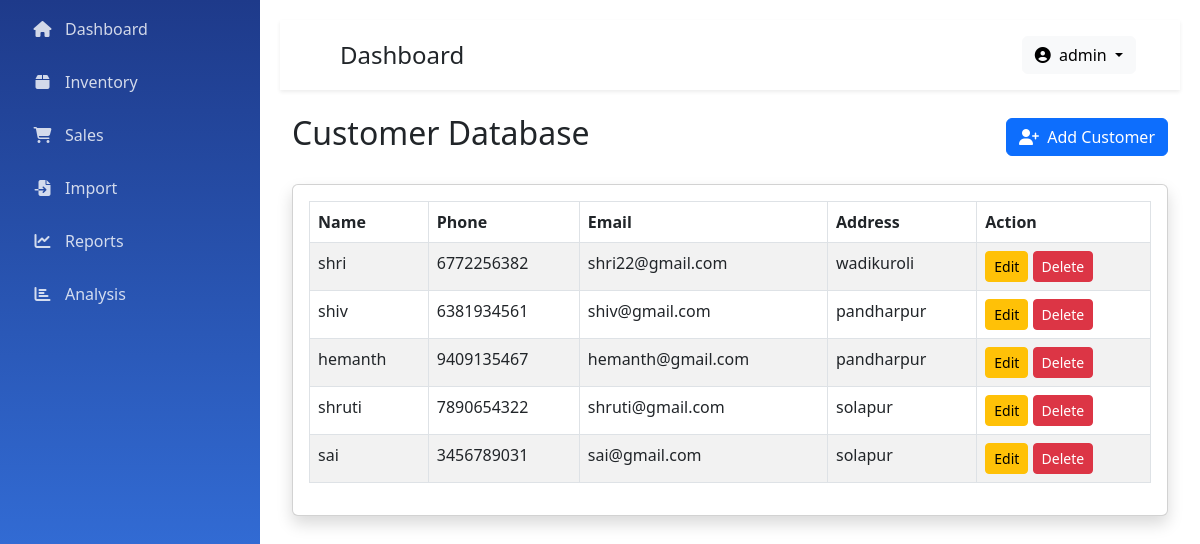
The app's page /customers (signed in) with its own data.
### models.py (models this page shows, shortened)
class User(UserMixin, db.Model):
    id = db.Column(db.Integer, primary_key=True)
    username = db.Column(db.String(150), unique=True, nullable=False)
    password_hash = db.Column(db.String(150), nullable=False)
    created_at = db.Column(db.DateTime, default=datetime.utcnow)

class Customer(db.Model):
    id = db.Column(db.Integer, primary_key=True)
    name = db.Column(db.String(100), nullable=False)
    phone = db.Column(db.String(20))
    email = db.Column(db.String(100))
    address = db.Column(db.Text)
    created_at = db.Column(db.DateTime, default=datetime.utcnow)
    sales = db.relationship('Sale', backref='customer', lazy=True)

### app.py (the view, shortened to what this page needs)
@app.route('/customers', methods=['GET', 'POST'])
@login_required
def customers():
    customers = Customer.query.all()
    return render_template('customers.html', customers=customers)

### app.py (called while the page is built)
@login_manager.user_loader
def load_user(user_id):
    return User.query.get(int(user_id))

### templates/customers.html (shortened to what this page needs)
{% extends "base.html" %}
{% block content %}
<div class="container-fluid">
    <div class="d-flex justify-content-between align-items-center mb-4">
        <h2>Customer Database</h2>
        <button class="btn btn-primary" data-bs-toggle="modal" data-bs-target="#addModal">
            <i class="fas fa-user-plus me-1"></i> Add Customer
        </button>
    </div>
    <div class="card shadow">
        <div class="card-body">
           <table class="table table-bordered table-striped">
    <thead>
        <tr>
            <th>Name</th>
            <th>Phone</th>
            <th>Email</th>
            <th>Address</th>
            <th>Action</th>
        </tr>
    </thead>
    <tbody>
        {% for customer in customers %}
        <tr>
            <td>{{ customer.name }}</td>
            <td>{{ customer.phone }}</td>
            <td>{{ customer.email }}</td>
            <td>{{ customer.address }}</td>
            <td>
                <a href="{{ url_for('edit_customer', id=customer.id) }}" class="btn btn-sm btn-warning">
                    Edit
                </a>
                <a href="{{ url_for('delete_customer', id=customer.id) }}"
                   class="btn btn-sm btn-danger"
                   onclick="return confirm('Are you sure you want to delete this customer?')">
                    Delete
                </a>
            </td>
        </tr>
        {% endfor %}
    </tbody>
</table>
        </div>
    </div>
</div>
{% endblock %}

### templates/components/navbar.html (shortened to what this page needs)
<nav class="navbar navbar-expand-lg navbar-light bg-white shadow-sm mb-4">
    <div class="container-fluid">
        <h4 class="mb-0 ms-3 text-dark">{{ title|default('Dashboard') }}</h4>
        <div class="ms-auto">
            <div class="dropdown">
                <button class="btn btn-light dropdown-toggle" type="button" id="userDropdown" data-bs-toggle="dropdown">
                    <i class="fas fa-user-circle me-1"></i> {{ current_user.username }}
                </button>
            </div>
        </div>
    </div>
</nav>

### static/css/style.css (style rules this page uses)
.navbar { padding:1rem 2rem; }

### records on screen
User: username "admin"
Customer: name "shri", phone "6772256382", email "shri22@gmail.com", address "wadikuroli"
Customer: name "shiv", phone "6381934561", email "shiv@gmail.com", address "pandharpur"
Customer: name "hemanth", phone "9409135467", email "hemanth@gmail.com", address "pandharpur"
Customer: name "shruti", phone "7890654322", email "shruti@gmail.com", address "solapur"
Customer: name "sai", phone "3456789031", email "sai@gmail.com", address "solapur"

### other values on screen
{{ title|default('Dashboard') }} "Dashboard"
